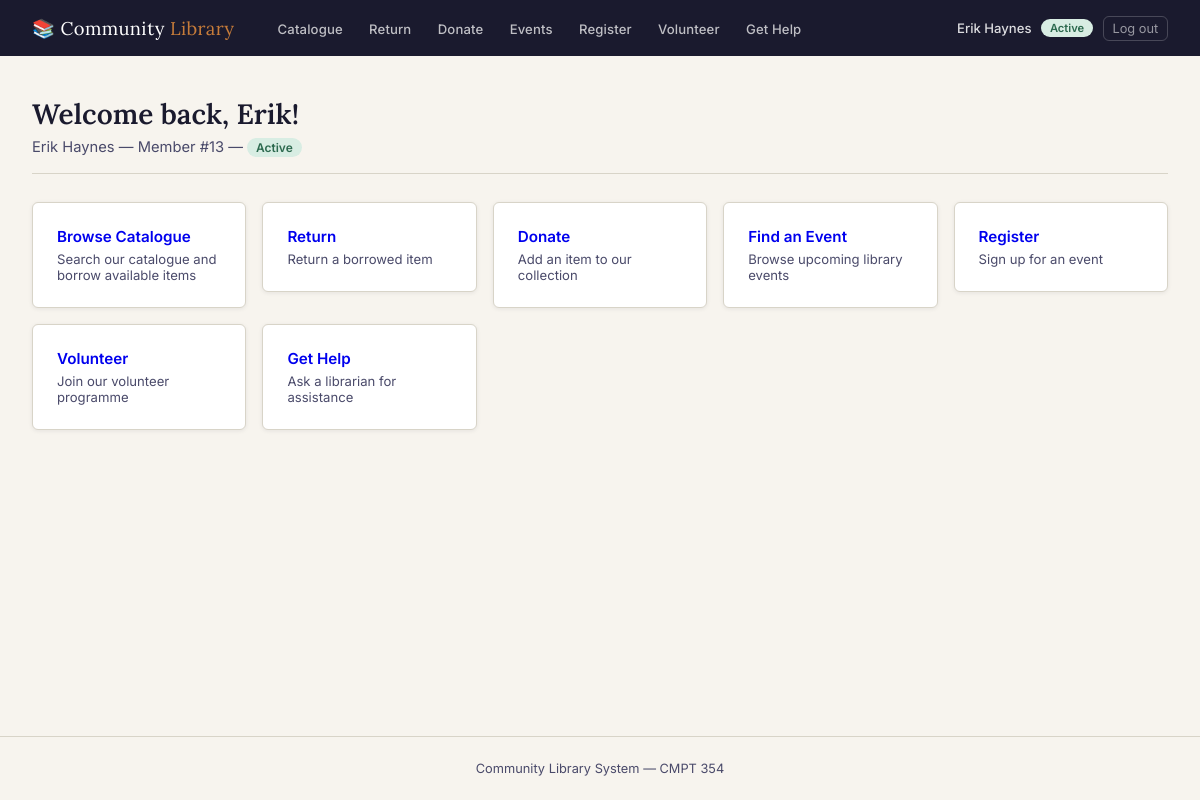
Screenshot of / (signed in) with the database file from the repository.
### tables this page shows
CREATE TABLE Member (
    member_id        INTEGER PRIMARY KEY AUTOINCREMENT,
    first_name       TEXT    NOT NULL,
    last_name        TEXT    NOT NULL,
    email            TEXT    NOT NULL UNIQUE,
    library_id       INTEGER NOT NULL REFERENCES Library(library_id) ON DELETE RESTRICT,
    member_status_id INTEGER NOT NULL REFERENCES Member_Status(member_status_id) ON DELETE RESTRICT
);

CREATE TABLE Member_Status (
    member_status_id INTEGER PRIMARY KEY AUTOINCREMENT,
    status_name      TEXT    NOT NULL UNIQUE        -- e.g. Active, Suspended, Expired
);

### library_webapp/app.py (the view)
@app.route("/")
def index():
    return render_template("index.html")

### library_webapp/app.py (called while the page is built)
def get_db():
    if "db" not in g:
        g.db = sqlite3.connect(DB_PATH)
        g.db.row_factory = sqlite3.Row
        g.db.execute("PRAGMA foreign_keys = ON;")
    return g.db

def query(sql, params=()):
    return get_db().execute(sql, params).fetchall()

def query_one(sql, params=()):
    return get_db().execute(sql, params).fetchone()

@app.context_processor
def inject_globals():
    try:
        libraries = query("SELECT library_id, name FROM Library ORDER BY name")
        types     = query("SELECT type_id, type_name FROM Type ORDER BY type_name")
    except Exception:
        libraries, types = [], []
    current_member = None
    if "member_id" in session:
        try:
            current_member = query_one(
                """SELECT m.member_id, m.first_name, m.last_name, ms.status_name
                   FROM Member m
                   JOIN Member_Status ms ON ms.member_status_id = m.member_status_id
                   WHERE m.member_id = ?""", (session["member_id"],)
            )
        except Exception:
            pass
    return dict(libraries=libraries, item_types=types, today=date.today().isoformat(),
                current_member=current_member)

### library_webapp/templates/index.html (shortened to what this page needs)
{% extends "base.html" %}
{% block content %}
<div class="page-header">
  {% if current_member %}
    <h1>Welcome back, {{ current_member['first_name'] }}!</h1>
    <p>
      {{ current_member['first_name'] }} {{ current_member['last_name'] }} &mdash;
      Member #{{ current_member['member_id'] }} &mdash;
      <span class="badge {% if current_member['status_name'] == 'Active' %}badge-green{% elif current_member['status_name'] == 'Suspended' %}badge-warm{% else %}badge-grey{% endif %}">
        {{ current_member['status_name'] }}
      </span>
    </p>
  {% else %}
    <h1>Welcome to the Community Library</h1>
    <p>Your neighbourhood library &mdash; borrow, donate, attend events, and more.</p>
  {% endif %}
</div>
<div style="display:grid;grid-template-columns:repeat(auto-fill,minmax(200px,1fr));gap:1rem;margin-top:1rem;">
  {% set actions = [
    ('Browse Catalogue', 'items',       'Search our catalogue and borrow available items'),
    ('Return',           'return_item', 'Return a borrowed item'),
    ('Donate',           'donate',      'Add an item to our collection'),
    ('Find an Event',    'events',      'Browse upcoming library events'),
    ('Register',         'register',    'Sign up for an event'),
    ('Volunteer',        'volunteer',   'Join our volunteer programme'),
    ('Get Help',         'ask_help',    'Ask a librarian for assistance'),
  ] %}
  {% for label, endpoint, desc in actions %}
  <a href="{{ url_for(endpoint) }}" style="text-decoration:none;">
    <div class="card" style="cursor:pointer;transition:transform .15s,box-shadow .15s;"
         onmouseover="this.style.transform='translateY(-2px)';this.style.boxShadow='0 4px 12px rgba(0,0,0,.1)'"
         onmouseout="this.style.transform='';this.style.boxShadow=''">
      <div style="font-weight:600;font-size:.95rem;margin-bottom:.3rem;">{{ label }}</div>
      <div style="font-size:.82rem;color:var(--ink-soft);">{{ desc }}</div>
    </div>
  </a>
  {% endfor %}
</div>
{% endblock %}

### library_webapp/templates/base.html (shortened to what this page needs)
<!DOCTYPE html>
<html lang="en">
<head>
</head>
<body>
  <nav>
    <a class="nav-brand" href="{{ url_for('index') }}">&#128218; Community <span>Library</span></a>
    <ul class="nav-links">
      <li><a href="{{ url_for('items') }}"      {% if request.endpoint in ('items', 'borrow') %}class="active"{% endif %}>Catalogue</a></li>
      <li><a href="{{ url_for('return_item') }}"{% if request.endpoint == 'return_item'%}class="active"{% endif %}>Return</a></li>
      <li><a href="{{ url_for('donate') }}"     {% if request.endpoint == 'donate'     %}class="active"{% endif %}>Donate</a></li>
      <li><a href="{{ url_for('events') }}"     {% if request.endpoint == 'events'     %}class="active"{% endif %}>Events</a></li>
      <li><a href="{{ url_for('register') }}"   {% if request.endpoint == 'register'   %}class="active"{% endif %}>Register</a></li>
      <li><a href="{{ url_for('volunteer') }}"  {% if request.endpoint == 'volunteer'  %}class="active"{% endif %}>Volunteer</a></li>
      <li><a href="{{ url_for('ask_help') }}"   {% if request.endpoint == 'ask_help'   %}class="active"{% endif %}>Get Help</a></li>
    </ul>
    <div class="nav-user">
      {% if current_member %}
        <span class="nav-member-name">{{ current_member['first_name'] }} {{ current_member['last_name'] }}</span>
        <span class="badge {% if current_member['status_name'] == 'Active' %}badge-green{% elif current_member['status_name'] == 'Suspended' %}badge-warm{% else %}badge-grey{% endif %}">
          {{ current_member['status_name'] }}
        </span>
        <a href="{{ url_for('logout') }}" class="nav-logout">Log out</a>
      {% else %}
        <a href="{{ url_for('login') }}" class="nav-login">Log in</a>
      {% endif %}
    </div>
  </nav>
  <main>
    {% block content %}{% endblock %}
  </main>
  <footer>Community Library System &mdash; CMPT 354</footer>
</body>
</html>

### library_webapp/templates/base.html (style rules this page uses)
*, *::before, *::after { box-sizing: border-box; margin: 0; padding: 0; }
:root { --ink: #1a1a2e; --ink-soft: #4a4a6a; --rule: #d8d4c8; --parchment: #f7f4ee; --page: #ffffff; --accent: #2d6a4f; --accent-lt: #d8ede3; --warm: #c77c3a; --warn-bg: #fef3e2; --error-bg: #fdecea; --error: #b33a2e; --radius: 6px; --shadow: 0 1px 4px rgba(26,26,46,.08); }
body { font-family: 'Inter', sans-serif; background: var(--parchment); color: var(--ink); min-height: 100vh; display: flex; flex-direction: column; }
nav { background: var(--ink); padding: 0 2rem; display: flex; align-items: center; gap: 2rem; height: 56px; position: sticky; top: 0; z-index: 100; }
.nav-brand { font-family: 'Lora', serif; font-size: 1.15rem; color: #fff; text-decoration: none; letter-spacing: .02em; white-space: nowrap; }
.nav-brand span { color: var(--warm); }
.nav-links { display: flex; gap: .25rem; flex-wrap: wrap; list-style: none; }
.nav-links a { color: rgba(255,255,255,.72); text-decoration: none; font-size: .82rem; font-weight: 500; padding: .35rem .7rem; border-radius: var(--radius); transition: background .15s, color .15s; letter-spacing: .01em; }
.nav-user { margin-left: auto; display: flex; align-items: center; gap: .6rem; flex-shrink: 0; white-space: nowrap; }
.nav-member-name { font-size: .82rem; color: rgba(255,255,255,.85); font-weight: 500; }
.nav-user .badge { font-size: .7rem; }
.nav-user a.nav-logout { color: rgba(255,255,255,.55); text-decoration: none; font-size: .8rem; padding: .25rem .55rem; border: 1px solid rgba(255,255,255,.2); border-radius: var(--radius); transition: background .15s, color .15s; }
main { flex: 1; padding: 2.5rem 2rem; width: 100%; }
.page-header { margin-bottom: 1.75rem; padding-bottom: 1rem; border-bottom: 1px solid var(--rule); }
.page-header h1 { font-family: 'Lora', serif; font-size: 1.75rem; font-weight: 600; color: var(--ink); }
.page-header p { margin-top: .35rem; color: var(--ink-soft); font-size: .92rem; }
.card { background: var(--page); border: 1px solid var(--rule); border-radius: var(--radius); padding: 1.5rem; box-shadow: var(--shadow); }
.badge { display: inline-block; padding: .15rem .55rem; border-radius: 20px; font-size: .75rem; font-weight: 600; }
.badge-green { background: var(--accent-lt); color: var(--accent); }
footer { text-align: center; padding: 1.5rem; font-size: .8rem; color: var(--ink-soft); border-top: 1px solid var(--rule); }

### rows the page displays
Member: first_name "Erik", last_name "Haynes", member_id "13"
Member_Status: status_name "Active"

### other values shown
{{ label }} "Browse Catalogue" "Return" "Donate" "Find an Event" "Register" "Volunteer" "Get Help"
{{ desc }} "Search our catalogue and borrow available items" "Return a borrowed item" "Add an item to our collection" "Browse upcoming library events" "Sign up for an event" "Join our volunteer programme" "Ask a librarian for assistance"
